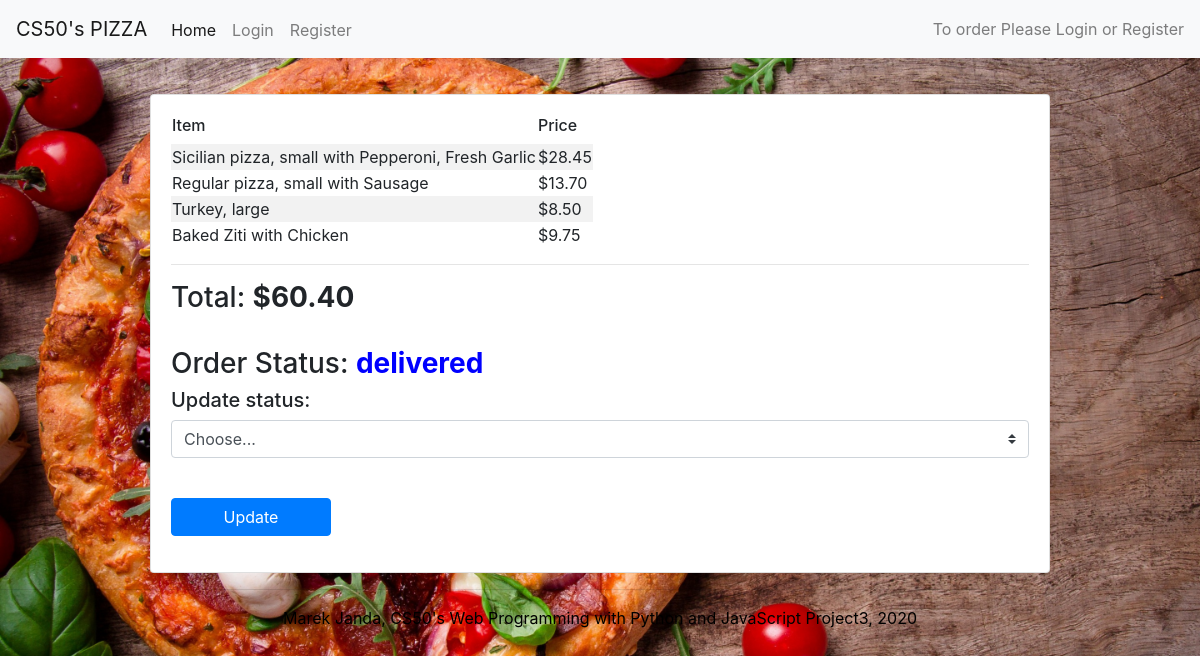
/8/order_process, run on the app's committed database.
### orders/models.py (models this page shows, shortened)
class OrderItem(models.Model):
    menuItem = models.CharField(max_length=64)
    meal = models.CharField(max_length=64)
    pizza_type = models.CharField(max_length=16, blank=True, default="None")
    options = models.ManyToManyField(Topping, blank=True)
    size = models.CharField(max_length=16)
    price = models.FloatField()
    def __str__(self):
        if self.menuItem == "pizza":
            myoptions = ""
            disp_options = self.options.all()
            for x in disp_options:
                if myoptions:
                    myoptions += ", "
                    myoptions += str(x)
                else:
                    myoptions = str(x)
            return f"{self.pizza_type} {self.meal}, {self.size} with {myoptions}"
        elif self.menuItem == "pasta" or self.menuItem == "salad":
            return f"{self.meal}"
        else:
            return f"{self.meal}, {self.size}"

class Topping(models.Model):
    name = models.CharField(max_length=64)
    def __str__(self):
        return f"{self.name}"

class OnlineOrder(models.Model):
    placed = models.DateTimeField('date placed', default=datetime.today())
    customer = models.CharField(max_length=64)
    items = models.ManyToManyField(OrderItem, blank=True, related_name="order")
    total_price = models.FloatField(default=0.00)
    status = models.CharField(max_length=16, default="unplaced")

### orders/views.py (the view)
# urls.py: path('<int:order_id>/order_process', views.order_process, name="order_process")
def order_process(request, order_id):
    try:
        order = OnlineOrder.objects.get(pk=order_id)
        context = {"items": order.items.all(), "price": order.total_price, "status": order.status}
    except OnlineOrder.DoesNotExist:
        context = {"items": None}
    if request.method == "POST":
        new_status = request.POST.getlist("new_status")[0]
        order.status = new_status
        order.save()
        return redirect(staffpage)
    return render(request, 'orders/orderprocess.html', context=context)

### orders/templates/orders/orderprocess.html (shortened to what this page needs)
{% extends 'orders/base.html' %}
{% block body %}
    <div class="card card-body shoppingcart">
        <section>
            {% if items == None %}
            <p>
                <h2>You haven't placed any order. Please order <a href="{% url 'order' %}">here.</a> Or place an order in your <a href="{% url 'shopping_cart' %}">shoppingcart.</a></a></h2>
            </p>
            {% else %}
                <table>
                    <tr>
                        <td><h6>Item</h6></td>
                        <td><h6>Price</h6></td>
                    </tr>
                    {% for item in items %}
                    <tr>
                        <td>{{ item }}</td>
                        <td>${{ item.price|floatformat:2 }}</td>
                    </tr>
                    {% endfor %}
                </table>
                <hr>
                <h3>Total: <strong>${{ price|floatformat:2 }}</strong></h3>
                <br>
                <h3>Order Status: <span id="status"><strong>{{ status }}</strong></span></h3>
            {% endif %}
        </section>
        <section>
            <form method="POST">
                <h5>Update status:</h5>
                <p>
                    <select class="custom-select mr-sm-2" id="process" name="new_status">
                        <option selected>Choose...</option>
                    </select>
                </p>
                <br>
                <p>
                    <input type="submit" class="btn btn-primary" value="Update">
                </p>
            </form>
        </section>
    </div>
{% endblock %}

### orders/static/orders/styles.css (style rules this page uses)
body, html { font-family: Arial, Helvetica, sans-serif, Times, serif; background-size: cover; }
tr:nth-child(even) { background-color: #f2f2f2; }
.card { border: 10px solid gray; }
.btn { width: 10rem; }
.shoppingcart { width: 75%; margin-left: 12.5%; margin-top: 3%; padding: 0.3rem; }
#status { color: blue; }

### data on the page
OrderItem: menuItem+id+pizza_type "Sicilian pizza, small with Pepperoni, Fresh Garlic", price "28.45"
OrderItem: menuItem+id+pizza_type "Regular pizza, small with Sausage", price "13.70"
OrderItem: menuItem+meal+size "Turkey, large", price "8.50"
OrderItem: menuItem+meal "Baked Ziti with Chicken", price "9.75"
OnlineOrder: total_price "60.40", status "delivered"
